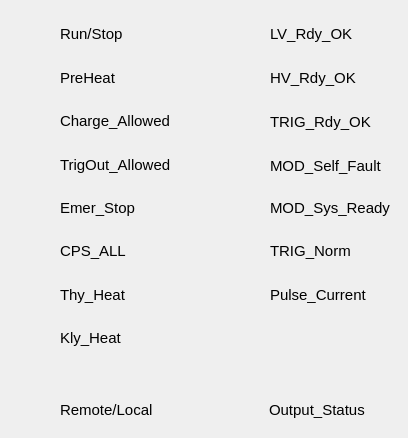
     <widget class="QWidget" name="scrollAreaWidgetContents_8">
      <property name="geometry">
       <rect>
        <x>0</x>
        <y>0</y>
        <width>408</width>
        <height>438</height>
       </rect>
      </property>
      <widget class="PyDMLabel" name="PyDMLabel_128">
       <property name="geometry">
        <rect>
         <x>270</x>
         <y>277</y>
         <width>120</width>
         <height>36</height>
        </rect>
       </property>
       <property name="minimumSize">
        <size>
         <width>120</width>
         <height>35</height>
        </size>
       </property>
       <property name="maximumSize">
        <size>
         <width>120</width>
         <height>16777215</height>
        </size>
       </property>
       <property name="font">
        <font>
         <pointsize>11</pointsize>
        </font>
       </property>
       <property name="toolTip">
        <string/>
       </property>
       <property name="text">
        <string>Pulse_Current</string>
       </property>
      </widget>
      <widget class="SiriusLedAlert" name="SiriusLedAlert_11">
       <property name="geometry">
        <rect>
         <x>16</x>
         <y>319</y>
         <width>36</width>
         <height>36</height>
        </rect>
       </property>
       <property name="toolTip">
        <string/>
       </property>
       <property name="onColor">
        <color>
         <red>0</red>
         <green>140</green>
         <blue>0</blue>
        </color>
       </property>
       <property name="offColor">
        <color>
         <red>207</red>
         <green>0</green>
         <blue>0</blue>
        </color>
       </property>
       <property name="channel" stdset="0">
        <string>LI-01:PU-Modltr-1:Kly_Heat</string>
       </property>
      </widget>
      <widget class="PyDMLabel" name="PyDMLabel_132">
       <property name="geometry">
        <rect>
         <x>60</x>
         <y>277</y>
         <width>120</width>
         <height>36</height>
        </rect>
       </property>
       <property name="minimumSize">
        <size>
         <width>120</width>
         <height>35</height>
        </size>
       </property>
       <property name="maximumSize">
        <size>
         <width>120</width>
         <height>16777215</height>
        </size>
       </property>
       <property name="font">
        <font>
         <pointsize>11</pointsize>
        </font>
       </property>
       <property name="toolTip">
        <string/>
       </property>
       <property name="text">
        <string>Thy_Heat</string>
       </property>
      </widget>
      <widget class="SiriusLedAlert" name="SiriusLedAlert_12">
       <property name="geometry">
        <rect>
         <x>16</x>
         <y>102</y>
         <width>36</width>
         <height>36</height>
        </rect>
       </property>
       <property name="toolTip">
        <string/>
       </property>
       <property name="onColor">
        <color>
         <red>0</red>
         <green>140</green>
         <blue>0</blue>
        </color>
       </property>
       <property name="offColor">
        <color>
         <red>207</red>
         <green>0</green>
         <blue>0</blue>
        </color>
       </property>
       <property name="channel" stdset="0">
        <string>LI-01:PU-Modltr-1:Charge_Allowed</string>
       </property>
      </widget>
      <widget class="PyDMLabel" name="PyDMLabel_133">
       <property name="geometry">
        <rect>
         <x>270</x>
         <y>148</y>
         <width>120</width>
         <height>36</height>
        </rect>
       </property>
       <property name="minimumSize">
        <size>
         <width>120</width>
         <height>35</height>
        </size>
       </property>
       <property name="maximumSize">
        <size>
         <width>120</width>
         <height>16777215</height>
        </size>
       </property>
       <property name="font">
        <font>
         <pointsize>11</pointsize>
        </font>
       </property>
       <property name="toolTip">
        <string/>
       </property>
       <property name="text">
        <string>MOD_Self_Fault</string>
       </property>
      </widget>
      <widget class="PyDMLabel" name="PyDMLabel_134">
       <property name="geometry">
        <rect>
         <x>60</x>
         <y>103</y>
         <width>120</width>
         <height>36</height>
        </rect>
       </property>
       <property name="minimumSize">
        <size>
         <width>120</width>
         <height>35</height>
        </size>
       </property>
       <property name="maximumSize">
        <size>
         <width>120</width>
         <height>16777215</height>
        </size>
       </property>
       <property name="font">
        <font>
         <pointsize>11</pointsize>
        </font>
       </property>
       <property name="toolTip">
        <string/>
       </property>
       <property name="text">
        <string>Charge_Allowed</string>
       </property>
      </widget>
      <widget class="PyDMLabel" name="PyDMLabel_135">
       <property name="geometry">
        <rect>
         <x>60</x>
         <y>320</y>
         <width>120</width>
         <height>36</height>
        </rect>
       </property>
       <property name="minimumSize">
        <size>
         <width>120</width>
         <height>35</height>
        </size>
       </property>
       <property name="maximumSize">
        <size>
         <width>120</width>
         <height>16777215</height>
        </size>
       </property>
       <property name="font">
        <font>
         <pointsize>11</pointsize>
        </font>
       </property>
       <property name="toolTip">
        <string/>
       </property>
       <property name="text">
        <string>Kly_Heat</string>
       </property>
      </widget>
      <widget class="SiriusLedAlert" name="SiriusLedAlert_24">
       <property name="geometry">
        <rect>
         <x>226</x>
         <y>276</y>
         <width>36</width>
         <height>36</height>
        </rect>
       </property>
       <property name="toolTip">
        <string/>
       </property>
       <property name="onColor">
        <color>
         <red>0</red>
         <green>140</green>
         <blue>0</blue>
        </color>
       </property>
       <property name="offColor">
        <color>
         <red>207</red>
         <green>0</green>
         <blue>0</blue>
        </color>
       </property>
       <property name="channel" stdset="0">
        <string>LI-01:PU-Modltr-1:Pulse_Current</string>
       </property>
      </widget>
      <widget class="SiriusLedAlert" name="SiriusLedAlert_25">
       <property name="geometry">
        <rect>
         <x>226</x>
         <y>103</y>
         <width>36</width>
         <height>36</height>
        </rect>
       </property>
       <property name="toolTip">
        <string/>
       </property>
       <property name="onColor">
        <color>
         <red>0</red>
         <green>140</green>
         <blue>0</blue>
        </color>
       </property>
       <property name="offColor">
        <color>
         <red>207</red>
         <green>0</green>
         <blue>0</blue>
        </color>
       </property>
       <property name="channel" stdset="0">
        <string>LI-01:PU-Modltr-1:TRIG_Rdy_OK</string>
       </property>
      </widget>
      <widget class="SiriusLedAlert" name="SiriusLedAlert_13">
       <property name="geometry">
        <rect>
         <x>16</x>
         <y>189</y>
         <width>36</width>
         <height>36</height>
        </rect>
       </property>
       <property name="toolTip">
        <string/>
       </property>
       <property name="onColor">
        <color>
         <red>0</red>
         <green>140</green>
         <blue>0</blue>
        </color>
       </property>
       <property name="offColor">
        <color>
         <red>207</red>
         <green>0</green>
         <blue>0</blue>
        </color>
       </property>
       <property name="channel" stdset="0">
        <string>LI-01:PU-Modltr-1:Emer_Stop</string>
       </property>
      </widget>
      <widget class="PyDMLabel" name="PyDMLabel_136">
       <property name="geometry">
        <rect>
         <x>270</x>
         <y>16</y>
         <width>120</width>
         <height>36</height>
        </rect>
       </property>
       <property name="minimumSize">
        <size>
         <width>120</width>
         <height>35</height>
        </size>
       </property>
       <property name="maximumSize">
        <size>
         <width>120</width>
         <height>16777215</height>
        </size>
       </property>
       <property name="font">
        <font>
         <pointsize>11</pointsize>
        </font>
       </property>
       <property name="toolTip">
        <string/>
       </property>
       <property name="text">
        <string>LV_Rdy_OK</string>
       </property>
      </widget>
      <widget class="SiriusLedAlert" name="SiriusLedAlert_14">
       <property name="geometry">
        <rect>
         <x>16</x>
         <y>232</y>
         <width>36</width>
         <height>36</height>
        </rect>
       </property>
       <property name="toolTip">
        <string/>
       </property>
       <property name="onColor">
        <color>
         <red>0</red>
         <green>140</green>
         <blue>0</blue>
        </color>
       </property>
       <property name="offColor">
        <color>
         <red>207</red>
         <green>0</green>
         <blue>0</blue>
        </color>
       </property>
       <property name="channel" stdset="0">
        <string>LI-01:PU-Modltr-1:CPS_ALL</string>
       </property>
      </widget>
      <widget class="SiriusLedAlert" name="SiriusLedAlert_26">
       <property name="geometry">
        <rect>
         <x>226</x>
         <y>59</y>
         <width>36</width>
         <height>36</height>
        </rect>
       </property>
       <property name="toolTip">
        <string/>
       </property>
       <property name="onColor">
        <color>
         <red>0</red>
         <green>140</green>
         <blue>0</blue>
        </color>
       </property>
       <property name="offColor">
        <color>
         <red>207</red>
         <green>0</green>
         <blue>0</blue>
        </color>
       </property>
       <property name="channel" stdset="0">
        <string>LI-01:PU-Modltr-1:HV_Rdy_OK</string>
       </property>
      </widget>
      <widget class="SiriusLedAlert" name="SiriusLedAlert_27">
       <property name="geometry">
        <rect>
         <x>226</x>
         <y>147</y>
         <width>36</width>
         <height>36</height>
        </rect>
       </property>
       <property name="toolTip">
        <string/>
       </property>
       <property name="onColor">
        <color>
         <red>0</red>
         <green>140</green>
         <blue>0</blue>
        </color>
       </property>
       <property name="offColor">
        <color>
         <red>207</red>
         <green>0</green>
         <blue>0</blue>
        </color>
       </property>
       <property name="channel" stdset="0">
        <string>LI-01:PU-Modltr-1:MOD_Self_Fault</string>
       </property>
      </widget>
      <widget class="SiriusLedAlert" name="SiriusLedAlert_15">
       <property name="geometry">
        <rect>
         <x>16</x>
         <y>146</y>
         <width>36</width>
         <height>36</height>
        </rect>
       </property>
       <property name="toolTip">
        <string/>
       </property>
       <property name="onColor">
        <color>
         <red>0</red>
         <green>140</green>
         <blue>0</blue>
        </color>
       </property>
       <property name="offColor">
        <color>
         <red>207</red>
         <green>0</green>
         <blue>0</blue>
        </color>
       </property>
       <property name="channel" stdset="0">
        <string>LI-01:PU-Modltr-1:TrigOut_Allowed</string>
       </property>
      </widget>
      <widget class="PyDMLabel" name="PyDMLabel_137">
       <property name="geometry">
        <rect>
         <x>60</x>
         <y>190</y>
         <width>120</width>
         <height>36</height>
        </rect>
       </property>
       <property name="minimumSize">
        <size>
         <width>120</width>
         <height>35</height>
        </size>
       </property>
       <property name="maximumSize">
        <size>
         <width>120</width>
         <height>16777215</height>
        </size>
       </property>
       <property name="font">
        <font>
         <pointsize>11</pointsize>
        </font>
       </property>
       <property name="toolTip">
        <string/>
       </property>
       <property name="text">
        <string>Emer_Stop</string>
       </property>
      </widget>
      <widget class="SiriusLedAlert" name="SiriusLedAlert_28">
       <property name="geometry">
        <rect>
         <x>226</x>
         <y>232</y>
         <width>36</width>
         <height>36</height>
        </rect>
       </property>
       <property name="toolTip">
        <string/>
       </property>
       <property name="onColor">
        <color>
         <red>0</red>
         <green>140</green>
         <blue>0</blue>
        </color>
       </property>
       <property name="offColor">
        <color>
         <red>207</red>
         <green>0</green>
         <blue>0</blue>
        </color>
       </property>
       <property name="channel" stdset="0">
        <string>LI-01:PU-Modltr-1:TRIG_Norm</string>
       </property>
      </widget>
      <widget class="SiriusLedAlert" name="SiriusLedAlert_29">
       <property name="geometry">
        <rect>
         <x>226</x>
         <y>189</y>
         <width>36</width>
         <height>36</height>
        </rect>
       </property>
       <property name="toolTip">
        <string/>
       </property>
       <property name="onColor">
        <color>
         <red>0</red>
         <green>140</green>
         <blue>0</blue>
        </color>
       </property>
       <property name="offColor">
        <color>
         <red>207</red>
         <green>0</green>
         <blue>0</blue>
        </color>
       </property>
       <property name="channel" stdset="0">
        <string>LI-01:PU-Modltr-1:MOD_Sys_Ready</string>
       </property>
      </widget>
      <widget class="PyDMLabel" name="PyDMLabel_138">
       <property name="geometry">
        <rect>
         <x>270</x>
         <y>190</y>
         <width>120</width>
         <height>36</height>
        </rect>
       </property>
       <property name="minimumSize">
        <size>
         <width>120</width>
         <height>35</height>
        </size>
       </property>
       <property name="maximumSize">
        <size>
         <width>120</width>
         <height>16777215</height>
        </size>
       </property>
       <property name="font">
        <font>
         <pointsize>11</pointsize>
        </font>
       </property>
       <property name="toolTip">
        <string/>
       </property>
       <property name="text">
        <string>MOD_Sys_Ready</string>
       </property>
      </widget>
      <widget class="SiriusLedAlert" name="SiriusLedAlert_16">
       <property name="geometry">
        <rect>
         <x>16</x>
         <y>15</y>
         <width>36</width>
         <height>36</height>
        </rect>
       </property>
       <property name="toolTip">
        <string/>
       </property>
       <property name="onColor">
        <color>
         <red>0</red>
         <green>140</green>
         <blue>0</blue>
        </color>
       </property>
       <property name="offColor">
        <color>
         <red>207</red>
         <green>0</green>
         <blue>0</blue>
        </color>
       </property>
       <property name="channel" stdset="0">
        <string>LI-01:PU-Modltr-1:Run/Stop</string>
       </property>
      </widget>
      <widget class="SiriusLedAlert" name="SiriusLedAlert_30">
       <property name="geometry">
        <rect>
         <x>16</x>
         <y>276</y>
         <width>36</width>
         <height>36</height>
        </rect>
       </property>
       <property name="toolTip">
        <string/>
       </property>
       <property name="onColor">
        <color>
         <red>0</red>
         <green>140</green>
         <blue>0</blue>
        </color>
       </property>
       <property name="offColor">
        <color>
         <red>207</red>
         <green>0</green>
         <blue>0</blue>
        </color>
       </property>
       <property name="channel" stdset="0">
        <string>LI-01:PU-Modltr-1:Thy_Heat</string>
       </property>
      </widget>
      <widget class="PyDMLabel" name="PyDMLabel_139">
       <property name="geometry">
        <rect>
         <x>270</x>
         <y>233</y>
         <width>120</width>
         <height>36</height>
        </rect>
       </property>
       <property name="minimumSize">
        <size>
         <width>120</width>
         <height>35</height>
        </size>
       </property>
       <property name="maximumSize">
        <size>
         <width>120</width>
         <height>16777215</height>
        </size>
       </property>
       <property name="font">
        <font>
         <pointsize>11</pointsize>
        </font>
       </property>
       <property name="toolTip">
        <string/>
       </property>
       <property name="text">
        <string>TRIG_Norm</string>
       </property>
      </widget>
      <widget class="PyDMLabel" name="PyDMLabel_140">
       <property name="geometry">
        <rect>
         <x>270</x>
         <y>60</y>
         <width>120</width>
         <height>36</height>
        </rect>
       </property>
       <property name="minimumSize">
        <size>
         <width>120</width>
         <height>35</height>
        </size>
       </property>
       <property name="maximumSize">
        <size>
         <width>120</width>
         <height>16777215</height>
        </size>
       </property>
       <property name="font">
        <font>
         <pointsize>11</pointsize>
        </font>
       </property>
       <property name="toolTip">
        <string/>
       </property>
       <property name="text">
        <string>HV_Rdy_OK</string>
       </property>
      </widget>
      <widget class="SiriusLedAlert" name="SiriusLedAlert_31">
       <property name="geometry">
        <rect>
         <x>226</x>
         <y>15</y>
         <width>36</width>
         <height>36</height>
        </rect>
       </property>
       <property name="toolTip">
        <string/>
       </property>
       <property name="onColor">
        <color>
         <red>0</red>
         <green>140</green>
         <blue>0</blue>
        </color>
       </property>
       <property name="offColor">
        <color>
         <red>207</red>
         <green>0</green>
         <blue>0</blue>
        </color>
       </property>
       <property name="channel" stdset="0">
        <string>LI-01:PU-Modltr-1:LV_Rdy_OK</string>
       </property>
      </widget>
      <widget class="PyDMLabel" name="PyDMLabel_141">
       <property name="geometry">
        <rect>
         <x>60</x>
         <y>147</y>
         <width>120</width>
         <height>36</height>
        </rect>
       </property>
       <property name="minimumSize">
        <size>
         <width>120</width>
         <height>35</height>
        </size>
       </property>
       <property name="maximumSize">
        <size>
         <width>120</width>
         <height>16777215</height>
        </size>
       </property>
       <property name="font">
        <font>
         <pointsize>11</pointsize>
        </font>
       </property>
       <property name="toolTip">
        <string/>
       </property>
       <property name="text">
        <string>TrigOut_Allowed</string>
       </property>
      </widget>
      <widget class="PyDMLabel" name="PyDMLabel_142">
       <property name="geometry">
        <rect>
         <x>60</x>
         <y>233</y>
         <width>120</width>
         <height>36</height>
        </rect>
       </property>
       <property name="minimumSize">
        <size>
         <width>120</width>
         <height>35</height>
        </size>
       </property>
       <property name="maximumSize">
        <size>
         <width>120</width>
         <height>16777215</height>
        </size>
       </property>
       <property name="font">
        <font>
         <pointsize>11</pointsize>
        </font>
       </property>
       <property name="toolTip">
        <string/>
       </property>
       <property name="text">
        <string>CPS_ALL</string>
       </property>
      </widget>
      <widget class="PyDMLabel" name="PyDMLabel_143">
       <property name="geometry">
        <rect>
         <x>270</x>
         <y>104</y>
         <width>120</width>
         <height>36</height>
        </rect>
       </property>
       <property name="minimumSize">
        <size>
         <width>120</width>
         <height>35</height>
        </size>
       </property>
       <property name="maximumSize">
        <size>
         <width>120</width>
         <height>16777215</height>
        </size>
       </property>
       <property name="font">
        <font>
         <pointsize>11</pointsize>
        </font>
       </property>
       <property name="toolTip">
        <string/>
       </property>
       <property name="text">
        <string>TRIG_Rdy_OK</string>
       </property>
      </widget>
      <widget class="SiriusLedAlert" name="SiriusLedAlert_32">
       <property name="geometry">
        <rect>
         <x>16</x>
         <y>59</y>
         <width>36</width>
         <height>36</height>
        </rect>
       </property>
       <property name="toolTip">
        <string/>
       </property>
       <property name="onColor">
        <color>
         <red>0</red>
         <green>140</green>
         <blue>0</blue>
        </color>
       </property>
       <property name="offColor">
        <color>
         <red>207</red>
         <green>0</green>
         <blue>0</blue>
        </color>
       </property>
       <property name="channel" stdset="0">
        <string>LI-01:PU-Modltr-1:PreHeat</string>
       </property>
      </widget>
      <widget class="PyDMLabel" name="PyDMLabel_144">
       <property name="geometry">
        <rect>
         <x>60</x>
         <y>16</y>
         <width>120</width>
         <height>36</height>
        </rect>
       </property>
       <property name="minimumSize">
        <size>
         <width>120</width>
         <height>35</height>
        </size>
       </property>
       <property name="maximumSize">
        <size>
         <width>120</width>
         <height>16777215</height>
        </size>
       </property>
       <property name="font">
        <font>
         <pointsize>11</pointsize>
        </font>
       </property>
       <property name="toolTip">
        <string/>
       </property>
       <property name="text">
        <string>Run/Stop</string>
       </property>
      </widget>
      <widget class="PyDMLabel" name="PyDMLabel_145">
       <property name="geometry">
        <rect>
         <x>60</x>
         <y>60</y>
         <width>120</width>
         <height>36</height>
        </rect>
       </property>
       <property name="minimumSize">
        <size>
         <width>120</width>
         <height>35</height>
        </size>
       </property>
       <property name="maximumSize">
        <size>
         <width>120</width>
         <height>16777215</height>
        </size>
       </property>
       <property name="font">
        <font>
         <pointsize>11</pointsize>
        </font>
       </property>
       <property name="toolTip">
        <string/>
       </property>
       <property name="text">
        <string>PreHeat</string>
       </property>
      </widget>
      <widget class="SiriusLedAlert" name="SiriusLedAlert_33">
       <property name="geometry">
        <rect>
         <x>16</x>
         <y>392</y>
         <width>36</width>
         <height>36</height>
        </rect>
       </property>
       <property name="toolTip">
        <string/>
       </property>
       <property name="onColor">
        <color>
         <red>0</red>
         <green>140</green>
         <blue>0</blue>
        </color>
       </property>
       <property name="offColor">
        <color>
         <red>207</red>
         <green>0</green>
         <blue>0</blue>
        </color>
       </property>
       <property name="channel" stdset="0">
        <string>LI-01:PU-Modltr-1:Remote</string>
       </property>
      </widget>
      <widget class="SiriusLedAlert" name="SiriusLedAlert_34">
       <property name="geometry">
        <rect>
         <x>226</x>
         <y>391</y>
         <width>36</width>
         <height>36</height>
        </rect>
       </property>
       <property name="toolTip">
        <string/>
       </property>
       <property name="onColor">
        <color>
         <red>0</red>
         <green>140</green>
         <blue>0</blue>
        </color>
       </property>
       <property name="offColor">
        <color>
         <red>207</red>
         <green>0</green>
         <blue>0</blue>
        </color>
       </property>
       <property name="channel" stdset="0">
        <string>LI-01:PU-Modltr-1:OutPut_Status</string>
       </property>
      </widget>
      <widget class="PyDMLabel" name="PyDMLabel_146">
       <property name="geometry">
        <rect>
         <x>60</x>
         <y>392</y>
         <width>120</width>
         <height>36</height>
        </rect>
       </property>
       <property name="minimumSize">
        <size>
         <width>120</width>
         <height>35</height>
        </size>
       </property>
       <property name="maximumSize">
        <size>
         <width>120</width>
         <height>16777215</height>
        </size>
       </property>
       <property name="font">
        <font>
         <pointsize>11</pointsize>
        </font>
       </property>
       <property name="toolTip">
        <string/>
       </property>
       <property name="text">
        <string>Remote/Local</string>
       </property>
      </widget>
      <widget class="PyDMLabel" name="PyDMLabel_147">
       <property name="geometry">
        <rect>
         <x>269</x>
         <y>392</y>
         <width>120</width>
         <height>36</height>
        </rect>
       </property>
       <property name="minimumSize">
        <size>
         <width>120</width>
         <height>35</height>
        </size>
       </property>
       <property name="maximumSize">
        <size>
         <width>120</width>
         <height>16777215</height>
        </size>
       </property>
       <property name="font">
        <font>
         <pointsize>11</pointsize>
        </font>
       </property>
       <property name="toolTip">
        <string/>
       </property>
       <property name="text">
        <string>Output_Status</string>
       </property>
      </widget>
     </widget>
